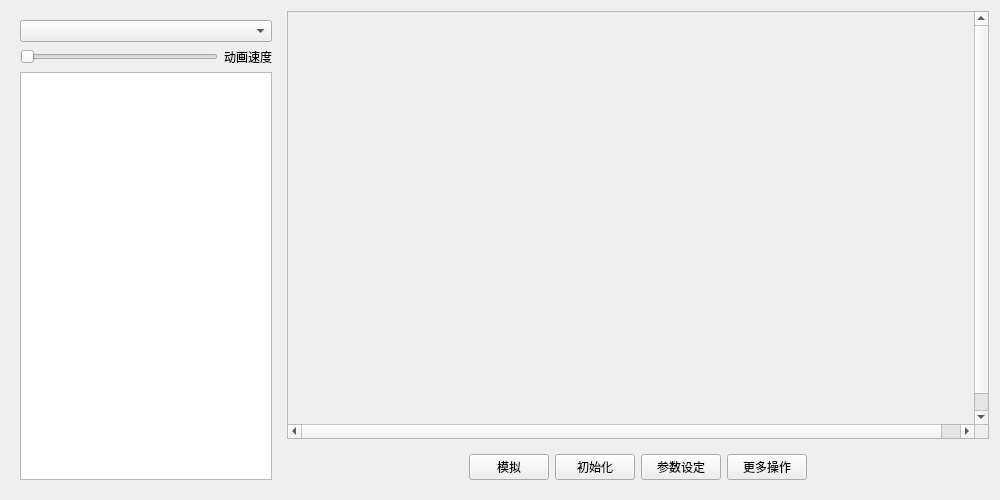
<?xml version="1.0" encoding="UTF-8"?>
<ui version="4.0">
 <class>Widget</class>
 <widget class="QWidget" name="Widget">
  <property name="geometry">
   <rect>
    <x>0</x>
    <y>0</y>
    <width>1000</width>
    <height>500</height>
   </rect>
  </property>
  <property name="windowTitle">
   <string>Widget</string>
  </property>
  <layout class="QHBoxLayout" name="horizontalLayout_3">
   <item>
    <widget class="QWidget" name="leftContainerWidget" native="true">
     <property name="minimumSize">
      <size>
       <width>0</width>
       <height>0</height>
      </size>
     </property>
     <property name="maximumSize">
      <size>
       <width>270</width>
       <height>16777215</height>
      </size>
     </property>
     <layout class="QVBoxLayout" name="verticalLayout_2">
      <item>
       <widget class="QComboBox" name="menuList"/>
      </item>
      <item>
       <layout class="QHBoxLayout" name="horizontalLayout_2">
        <item>
         <widget class="QSlider" name="horizontalSlider">
          <property name="maximum">
           <number>999</number>
          </property>
          <property name="singleStep">
           <number>10</number>
          </property>
          <property name="orientation">
           <enum>Qt::Horizontal</enum>
          </property>
         </widget>
        </item>
        <item>
         <widget class="QLabel" name="label">
          <property name="text">
           <string>动画速度</string>
          </property>
         </widget>
        </item>
       </layout>
      </item>
      <item>
       <widget class="QTextBrowser" name="textBrowser">
        <property name="html">
         <string>&lt;!DOCTYPE HTML PUBLIC &quot;-//W3C//DTD HTML 4.0//EN&quot; &quot;http://www.w3.org/TR/REC-html40/strict.dtd&quot;&gt;
&lt;html&gt;&lt;head&gt;&lt;meta name=&quot;qrichtext&quot; content=&quot;1&quot; /&gt;&lt;style type=&quot;text/css&quot;&gt;
p, li { white-space: pre-wrap; }
&lt;/style&gt;&lt;/head&gt;&lt;body style=&quot; font-family:'Noto Sans'; font-size:10pt; font-weight:400; font-style:normal;&quot;&gt;
&lt;p style=&quot;-qt-paragraph-type:empty; margin-top:0px; margin-bottom:0px; margin-left:0px; margin-right:0px; -qt-block-indent:0; text-indent:0px;&quot;&gt;&lt;br /&gt;&lt;/p&gt;&lt;/body&gt;&lt;/html&gt;</string>
        </property>
       </widget>
      </item>
     </layout>
    </widget>
   </item>
   <item>
    <layout class="QVBoxLayout" name="verticalLayout" stretch="1,0">
     <property name="sizeConstraint">
      <enum>QLayout::SetMinAndMaxSize</enum>
     </property>
     <item>
      <widget class="QScrollArea" name="rightContainerWidgetWrap">
       <property name="verticalScrollBarPolicy">
        <enum>Qt::ScrollBarAsNeeded</enum>
       </property>
       <property name="horizontalScrollBarPolicy">
        <enum>Qt::ScrollBarAsNeeded</enum>
       </property>
       <property name="widgetResizable">
        <bool>false</bool>
       </property>
       <widget class="FlutteringWings" name="rightContainerWidget">
        <property name="geometry">
         <rect>
          <x>0</x>
          <y>0</y>
          <width>706</width>
          <height>430</height>
         </rect>
        </property>
       </widget>
      </widget>
     </item>
     <item>
      <widget class="QWidget" name="rigthBottom" native="true">
       <layout class="QHBoxLayout" name="horizontalLayout">
        <property name="spacing">
         <number>6</number>
        </property>
        <property name="sizeConstraint">
         <enum>QLayout::SetMinimumSize</enum>
        </property>
        <item>
         <spacer name="horizontalSpacer">
          <property name="orientation">
           <enum>Qt::Horizontal</enum>
          </property>
          <property name="sizeHint" stdset="0">
           <size>
            <width>40</width>
            <height>20</height>
           </size>
          </property>
         </spacer>
        </item>
        <item>
         <widget class="QPushButton" name="startBtn">
          <property name="text">
           <string>模拟</string>
          </property>
         </widget>
        </item>
        <item>
         <widget class="QPushButton" name="initBtn">
          <property name="text">
           <string>初始化</string>
          </property>
         </widget>
        </item>
        <item>
         <widget class="QPushButton" name="dataSettingBtn">
          <property name="text">
           <string>参数设定</string>
          </property>
         </widget>
        </item>
        <item>
         <widget class="QPushButton" name="moreControlBtn">
          <property name="text">
           <string>更多操作</string>
          </property>
         </widget>
        </item>
        <item>
         <spacer name="horizontalSpacer_2">
          <property name="orientation">
           <enum>Qt::Horizontal</enum>
          </property>
          <property name="sizeHint" stdset="0">
           <size>
            <width>40</width>
            <height>20</height>
           </size>
          </property>
         </spacer>
        </item>
       </layout>
      </widget>
     </item>
    </layout>
   </item>
  </layout>
 </widget>
 <customwidgets>
  <customwidget>
   <class>FlutteringWings</class>
   <extends>QWidget</extends>
   <header>flutteringwings.h</header>
   <container>1</container>
  </customwidget>
 </customwidgets>
 <resources/>
 <connections/>
</ui>
